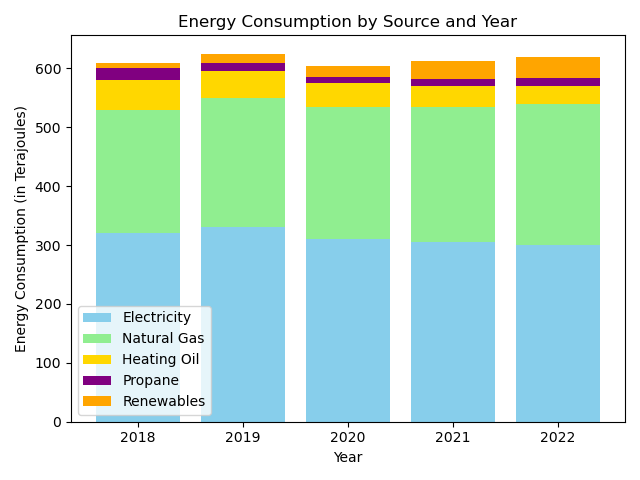

This chart was generated by the following Python code:

import matplotlib.pyplot as plt

# Data
data = [
    {'Year': 2018, 'Electricity': 320, 'Natural Gas': 210, 'Heating Oil': 50, 'Propane': 20, 'Renewables': 10},
    {'Year': 2019, 'Electricity': 330, 'Natural Gas': 220, 'Heating Oil': 45, 'Propane': 15, 'Renewables': 15},
    {'Year': 2020, 'Electricity': 310, 'Natural Gas': 225, 'Heating Oil': 40, 'Propane': 10, 'Renewables': 20},
    {'Year': 2021, 'Electricity': 305, 'Natural Gas': 230, 'Heating Oil': 35, 'Propane': 12, 'Renewables': 30},
    {'Year': 2022, 'Electricity': 300, 'Natural Gas': 240, 'Heating Oil': 30, 'Propane': 14, 'Renewables': 35}
]

# Extract information for plotting
years = [d['Year'] for d in data]
electricity = [d['Electricity'] for d in data]
natural_gas = [d['Natural Gas'] for d in data]
heating_oil = [d['Heating Oil'] for d in data]
propane = [d['Propane'] for d in data]
renewables = [d['Renewables'] for d in data]

# Start plotting the stacked bar chart
fig, ax = plt.subplots()

ax.bar(years, electricity, label='Electricity', color='skyblue')
ax.bar(years, natural_gas, bottom=electricity, label='Natural Gas', color='lightgreen')
# Use a list comprehension to add up the 'bottom' values for the Oil stack
ax.bar(years, heating_oil, bottom=[i+j for i, j in zip(electricity, natural_gas)], label='Heating Oil', color='gold')
# Adjust the bottom position for propane and renewables accordingly
ax.bar(years, propane, bottom=[i+j+k for i, j, k in zip(electricity, natural_gas, heating_oil)], label='Propane', color='purple')
ax.bar(years, renewables, bottom=[i+j+k+l for i, j, k, l in zip(electricity, natural_gas, heating_oil, propane)], label='Renewables', color='orange')

# Add some text for labels, title, and custom x-axis tick labels
ax.set_xlabel('Year')
ax.set_ylabel('Energy Consumption (in Terajoules)')
ax.set_title('Energy Consumption by Source and Year')
ax.set_xticks(years)
ax.set_xticklabels(years)

# Add a legend to describe the stack layers
ax.legend()
plt.tight_layout()  # This can help prevent overlap of elements in the figure

plt.show()
